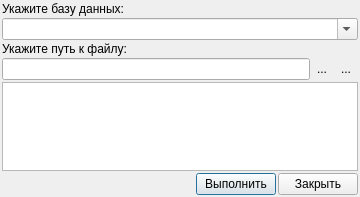
<?xml version="1.0" encoding="UTF-8"?>
<ui version="4.0">
 <class>ImportExportDB</class>
 <widget class="QDialog" name="ImportExportDB">
  <property name="geometry">
   <rect>
    <x>0</x>
    <y>0</y>
    <width>360</width>
    <height>197</height>
   </rect>
  </property>
  <property name="windowTitle">
   <string>Dialog</string>
  </property>
  <layout class="QVBoxLayout" name="verticalLayout">
   <property name="spacing">
    <number>2</number>
   </property>
   <property name="leftMargin">
    <number>2</number>
   </property>
   <property name="topMargin">
    <number>2</number>
   </property>
   <property name="rightMargin">
    <number>2</number>
   </property>
   <property name="bottomMargin">
    <number>2</number>
   </property>
   <item>
    <widget class="QLabel" name="label">
     <property name="text">
      <string>Укажите базу данных:</string>
     </property>
    </widget>
   </item>
   <item>
    <widget class="QComboBox" name="databases">
     <property name="editable">
      <bool>true</bool>
     </property>
    </widget>
   </item>
   <item>
    <widget class="QLabel" name="label_2">
     <property name="text">
      <string>Укажите путь к файлу:</string>
     </property>
    </widget>
   </item>
   <item>
    <layout class="QHBoxLayout" name="horizontalLayout">
     <property name="spacing">
      <number>0</number>
     </property>
     <item>
      <widget class="QLineEdit" name="path">
       <property name="readOnly">
        <bool>true</bool>
       </property>
      </widget>
     </item>
     <item>
      <widget class="QToolButton" name="clearPatchButton">
       <property name="toolTip">
        <string>Очистить</string>
       </property>
       <property name="text">
        <string>...</string>
       </property>
       <property name="icon">
        <iconset resource="icons.qrc">
         <normaloff>:/16x16/ico/clear_left_16x16.png</normaloff>:/16x16/ico/clear_left_16x16.png</iconset>
       </property>
       <property name="autoRaise">
        <bool>true</bool>
       </property>
      </widget>
     </item>
     <item>
      <widget class="QToolButton" name="selectFileButton">
       <property name="toolTip">
        <string>Выбор файла</string>
       </property>
       <property name="text">
        <string>...</string>
       </property>
       <property name="icon">
        <iconset resource="icons.qrc">
         <normaloff>:/16x16/ico/filepath_16x16.png</normaloff>:/16x16/ico/filepath_16x16.png</iconset>
       </property>
       <property name="autoRaise">
        <bool>true</bool>
       </property>
      </widget>
     </item>
    </layout>
   </item>
   <item>
    <widget class="QPlainTextEdit" name="log">
     <property name="lineWrapMode">
      <enum>QPlainTextEdit::NoWrap</enum>
     </property>
     <property name="readOnly">
      <bool>true</bool>
     </property>
    </widget>
   </item>
   <item>
    <layout class="QHBoxLayout" name="horizontalLayout_2">
     <property name="spacing">
      <number>2</number>
     </property>
     <item>
      <spacer name="horizontalSpacer">
       <property name="orientation">
        <enum>Qt::Horizontal</enum>
       </property>
       <property name="sizeHint" stdset="0">
        <size>
         <width>40</width>
         <height>20</height>
        </size>
       </property>
      </spacer>
     </item>
     <item>
      <widget class="QPushButton" name="applyButton">
       <property name="text">
        <string>Выполнить</string>
       </property>
       <property name="icon">
        <iconset resource="icons.qrc">
         <normaloff>:/16x16/ico/apply_16x16.png</normaloff>:/16x16/ico/apply_16x16.png</iconset>
       </property>
      </widget>
     </item>
     <item>
      <widget class="QPushButton" name="closeButton">
       <property name="text">
        <string>Закрыть</string>
       </property>
       <property name="icon">
        <iconset resource="icons.qrc">
         <normaloff>:/16x16/ico/cancel_16x16.png</normaloff>:/16x16/ico/cancel_16x16.png</iconset>
       </property>
      </widget>
     </item>
    </layout>
   </item>
  </layout>
 </widget>
 <resources>
  <include location="icons.qrc"/>
 </resources>
 <connections>
  <connection>
   <sender>closeButton</sender>
   <signal>clicked()</signal>
   <receiver>ImportExportDB</receiver>
   <slot>reject()</slot>
   <hints>
    <hint type="sourcelabel">
     <x>319</x>
     <y>181</y>
    </hint>
    <hint type="destinationlabel">
     <x>179</x>
     <y>98</y>
    </hint>
   </hints>
  </connection>
 </connections>
</ui>
